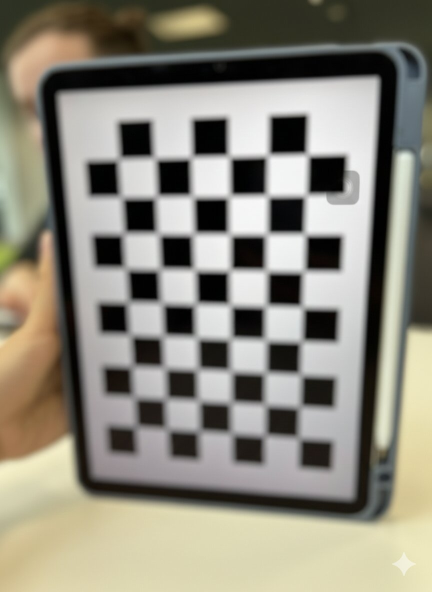
#> input picture images/fail/Gemini_Generated_Image_zdytflzdytflzdyt.jpg, 864 x 1184 px (shown at 1/2 size); its folder holds only this picture in this run
$ python mouse_click.py
#> lines starting #> are read from the running program, lines starting #| are printed output that depends on the picture
import numpy as np
import cv2 as cv
import glob


# [43 lines left out: functions bilinear_interpolation, click_event, not called in this run]


def find_corners_manually(img, pattern, max_width=600):
    h, w = img.shape[:2]

    # --- Resize for display if too large ---
    scale = 1.0
    if w > max_width:
        scale = max_width / w

    display_img = cv.resize(img, None, fx=scale, fy=scale)

    scale_x = w / display_img.shape[1]
    scale_y = h / display_img.shape[0]

    corners = []

    cv.imshow('image', display_img)
    cv.setMouseCallback(
        'image',
        click_event,
        param=(display_img, img, scale_x, scale_y, corners)
    )

    cv.waitKey(0)
    cv.destroyAllWindows()

    if len(corners) != 4:
        raise ValueError("You must click exactly 4 corner points.")

    rows = pattern[0]
    cols = pattern[1]
    grid_points = bilinear_interpolation(
        corners[0],
        corners[1],
        corners[2],
        corners[3],
        rows,
        cols
    )

    flat_points = [
        grid_points[j][i]
        for i in range(cols)
        for j in reversed(range(rows))
    ]

    # Convert to OpenCV format: (N,1,2) float32
    corners_array = np.array(flat_points, dtype=np.float32)
    corners_array = corners_array.reshape(-1, 1, 2)

    return True, corners_array


def main():
    # prepare object points, like (0,0,0), (1,0,0), (2,0,0) ....,(6,5,0)
    objp = np.zeros((9 * 6, 3), np.float32)
    objp[:, :2] = np.mgrid[0:9, 0:6].T.reshape(-1, 2) * 20

    # Arrays to store object points and image points from all the images.
    objpoints = []  # 3d point in real world space
    imgpoints = []  # 2d points in image plane.

    images = glob.glob('images/fail/*.jpg')

    for fname in images:
        img = cv.imread(fname)
#> img is the input picture: shape (1184, 864, 3); mean B, G, R 124.2, 136.9, 140.5
        gray = cv.cvtColor(img, cv.COLOR_BGR2GRAY)
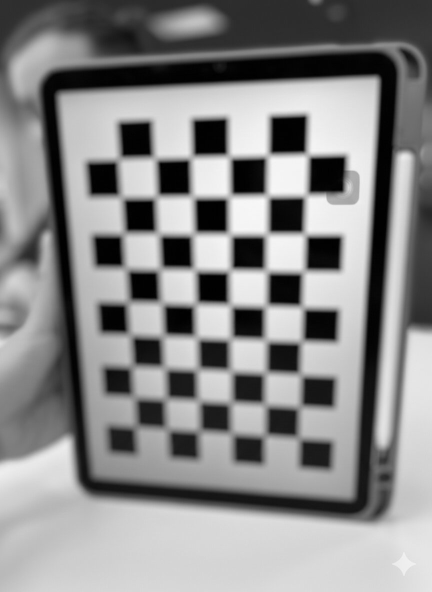
#> gray: shape (1184, 864) (shown at 1/2 size); min 0, max 249, mean 136.6

        # Find the chess board corners
        ret, corners = cv.findChessboardCorners(gray, (9, 6), None)
#> ret = False; corners = 53 rows, first 8: [458.5, 313.5], [385.5, 317.5], [524, 321], [536, 390.5], [460.5, 394], [311, 315.5], [385.5, 393], [311.5, 392]

        if not ret:
            print('Failed to detect corners automatically')
            ret, corners = find_corners_manually(gray, (9, 6))
#> in find_corners_manually, `display_img = cv.resize(img, None, fx=scale, fy=scale)`:
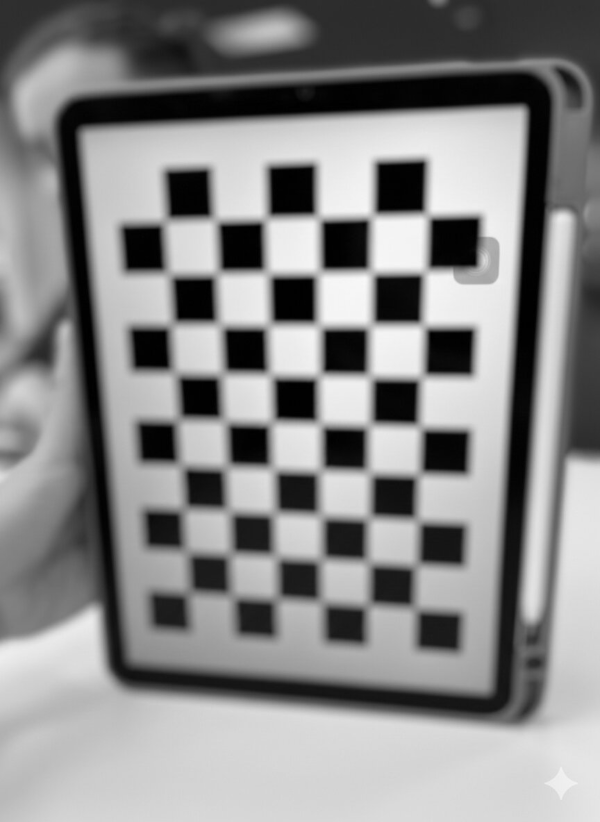
#> display_img: shape (822, 600); min 0, max 248, mean 136.5
        else:
            print('Automatic detection successful')

        objpoints.append(objp)

        criteria = (cv.TERM_CRITERIA_EPS + cv.TERM_CRITERIA_MAX_ITER, 30, 0.001)
        corners2 = cv.cornerSubPix(gray, corners, (11, 11), (-1, -1), criteria)
        imgpoints.append(corners2)

        # Draw and display the corners
        cv.drawChessboardCorners(img, (9, 6), corners2, ret)
        scale = 0.1
        display_img = cv.resize(img, None, fx=scale, fy=scale)
        cv.imshow('img', display_img)
        cv.waitKey(0)

    cv.destroyAllWindows()

    np.savez('F.npz', objpoints=objpoints, imgpoints=imgpoints)


if __name__ == '__main__':
#> (the run stopped early here; a loop or call above may not have finished)

$ run again, on images/fail/IMG_5924.jpg
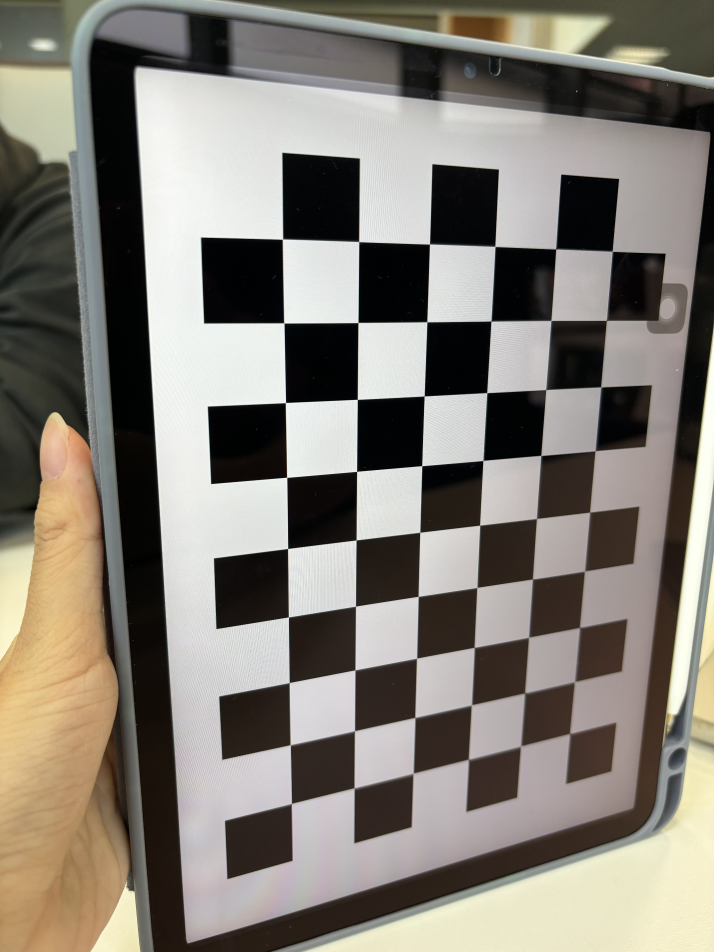
#> input picture images/fail/IMG_5924.jpg, 4284 x 5712 px (shown at 1/6 size)
#> in main, img is the input picture: shape (5712, 4284, 3); mean B, G, R 117.8, 126.2, 131.6
#> in main, `gray = cv.cvtColor(img, cv.COLOR_BGR2GRAY)`:
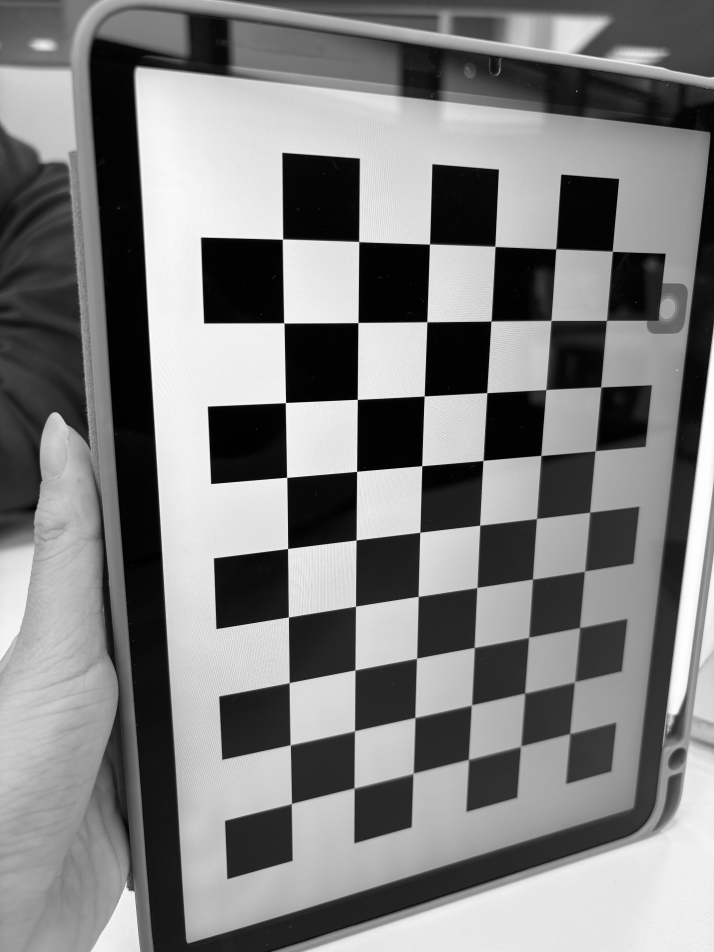
#> gray: shape (5712, 4284) (shown at 1/6 size); min 0, max 255, mean 126.9
#> ret = False; corners = None
#> in find_corners_manually, `display_img = cv.resize(img, None, fx=scale, fy=scale)`:
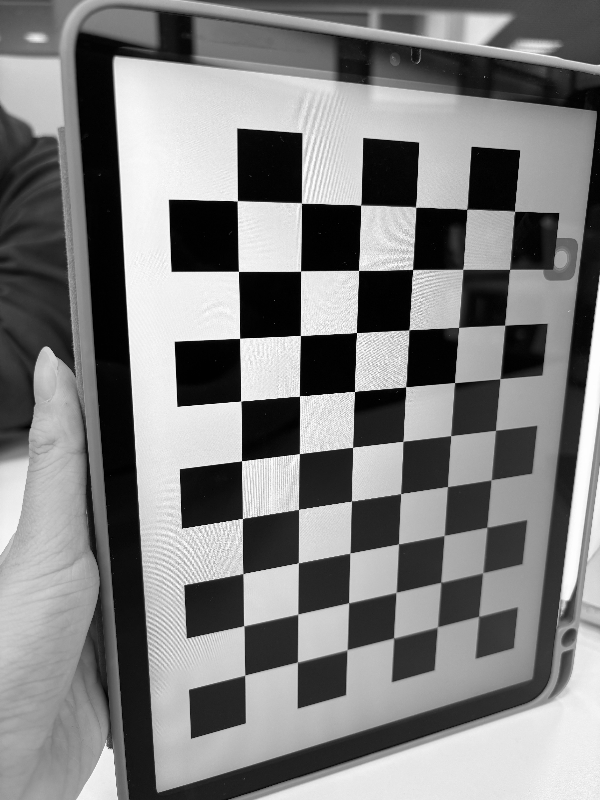
#> display_img: shape (800, 600); min 0, max 255, mean 126.8

$ run again, on images/fail/IMG_5930.jpg
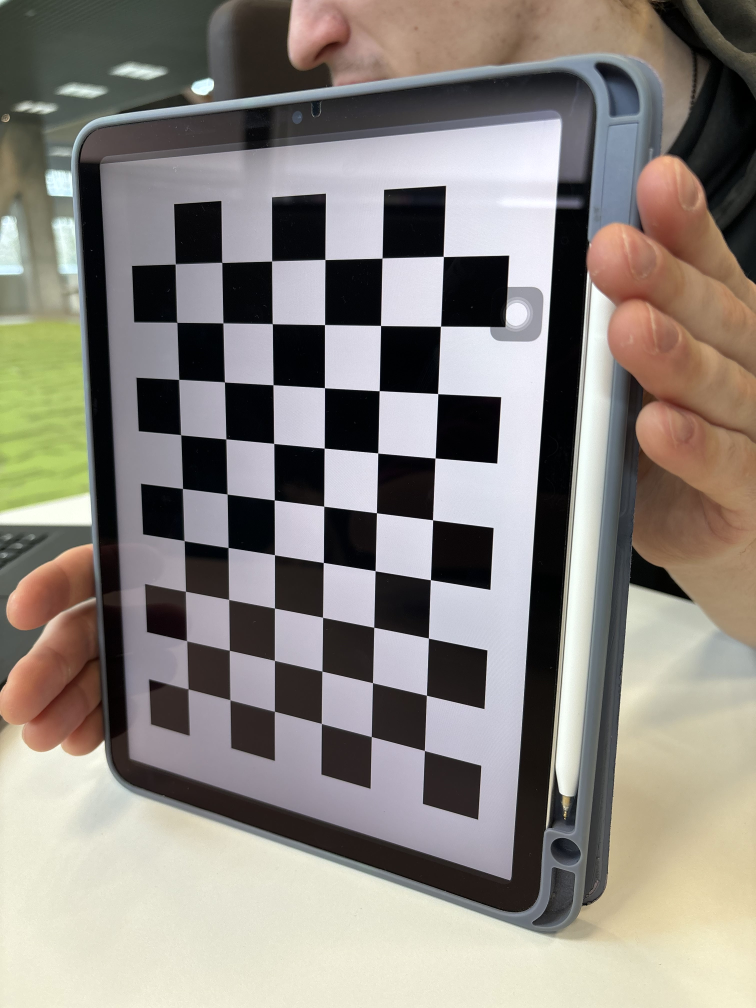
#> input picture images/fail/IMG_5930.jpg, 3024 x 4032 px (shown at 1/4 size)
#> in main, img is the input picture: shape (4032, 3024, 3); mean B, G, R 126.7, 133.3, 139
#> in main, `gray = cv.cvtColor(img, cv.COLOR_BGR2GRAY)`:
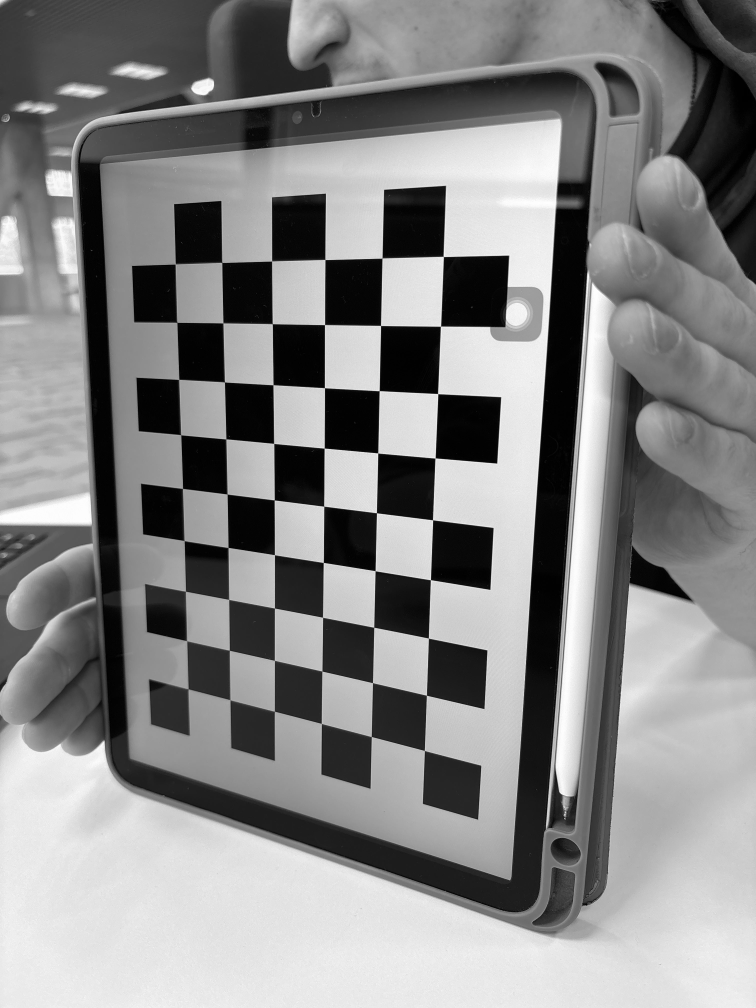
#> gray: shape (4032, 3024) (shown at 1/4 size); min 0, max 255, mean 134.3
#> ret = True; corners = 54 rows, first 8: [754.6, 2755.5], [749.3, 2564.3], [743.8, 2366.2], [738.4, 2163.8], [732.5, 1955.4], [725.2, 1740.7], [717.6, 1519.4], [709.7, 1290.9]
#> corners2 = 54 rows, first 8: [754.5, 2756.3], [748.5, 2564], [743.7, 2366], [738.2, 2163.6], [731.9, 1955.2], [724.9, 1740.7], [717.1, 1519.4], [709.4, 1291.1]
#> in main, `display_img = cv.resize(img, None, fx=scale, fy=scale)`:
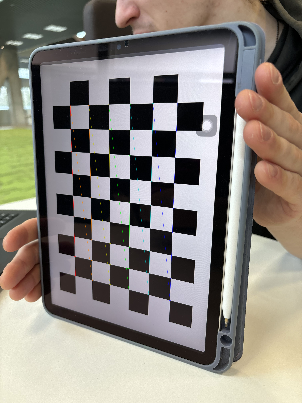
#> display_img: shape (403, 302, 3); mean B, G, R 126.7, 133.4, 139.1
